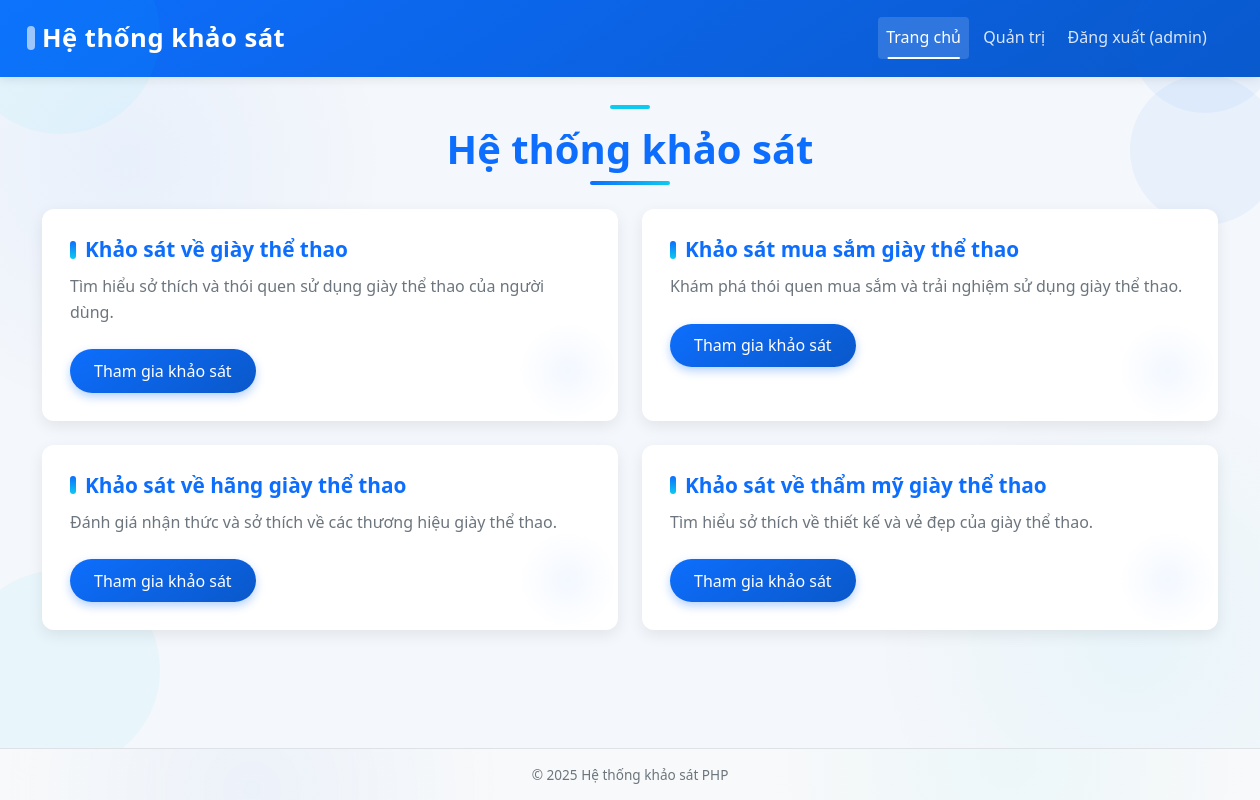
The app's page / (signed in) with its own data.
### tables this page shows
CREATE TABLE `surveys` (
  `id` int(11) NOT NULL,
  `title` varchar(255) NOT NULL,
  `description` text DEFAULT NULL,
  `status` enum('active','inactive') DEFAULT 'active',
  `created_at` timestamp NOT NULL DEFAULT current_timestamp()
);

### index.php (the view, shortened to what this page needs)
<?php
require_once "./config/db.php";
$sql = "SELECT * FROM surveys WHERE status = 'active'";
$result = mysqli_query($conn, $sql);
?>
<!DOCTYPE html>
<html lang="vi">
<head>
    <link href="https://cdn.jsdelivr.net/npm/bootstrap@5.1.3/dist/css/bootstrap.min.css" rel="stylesheet">
    <link href="./assets/css/style1.css" rel="stylesheet">
</head>
<body>
    <nav class="navbar navbar-expand-lg navbar-dark bg-primary">
        <div class="container">
            <a class="navbar-brand" href="index.php">Hệ thống khảo sát</a>
            <div class="collapse navbar-collapse" id="navbarNav">
                <ul class="navbar-nav ms-auto">
                    <li class="nav-item">
                        <a class="nav-link active" href="index.php">Trang chủ</a>
                    </li>
                    <?php if (isset($_SESSION['admin_logged_in']) && $_SESSION['admin_logged_in'] === true): ?>
                        <li class="nav-item">
                            <a class="nav-link" href="admin/index.php">Quản trị</a>
                        </li>
                        <li class="nav-item">
                            <a class="nav-link" href="account/logout.php">Đăng xuất (<?php echo htmlspecialchars($_SESSION['admin_username']); ?>)</a>
                        </li>
                    <?php endif; ?>
                </ul>
            </div>
        </div>
    </nav>
    <div class="container mt-5">
        <h1 class="text-center mb-4">Hệ thống khảo sát</h1>
        <div class="row">
            <?php if (mysqli_num_rows($result) > 0): ?>
                <?php while ($survey = mysqli_fetch_assoc($result)): ?>
                    <div class="col-md-6 mb-4">
                        <div class="card">
                            <div class="card-body">
                                <h5 class="card-title"><?php echo htmlspecialchars($survey['title']); ?></h5>
                                <p class="card-text"><?php echo htmlspecialchars($survey['description']); ?></p>
                                <a href="verification.php?survey_id=<?php echo $survey['id']; ?>" class="btn btn-primary">Tham gia khảo sát</a>
                            </div>
                        </div>
                    </div>
                <?php endwhile; ?>
            <?php endif; ?>
        </div>
    </div>
    <footer class="mt-5 py-3 bg-light text-center">
        <div class="container">
            <p class="mb-0">&copy; <?php echo date('Y'); ?> Hệ thống khảo sát PHP</p>
        </div>
    </footer>
</body>
</html>

### records on screen
surveys: title "Khảo sát về giày thể thao", description "Tìm hiểu sở thích và thói quen sử dụng giày thể thao của người dùng."
surveys: title "Khảo sát mua sắm giày thể thao", description "Khám phá thói quen mua sắm và trải nghiệm sử dụng giày thể thao."
surveys: title "Khảo sát về hãng giày thể thao", description "Đánh giá nhận thức và sở thích về các thương hiệu giày thể thao."
surveys: title "Khảo sát về thẩm mỹ giày thể thao", description "Tìm hiểu sở thích về thiết kế và vẻ đẹp của giày thể thao."

### other values on screen
$_SESSION['admin_username'] "admin"
